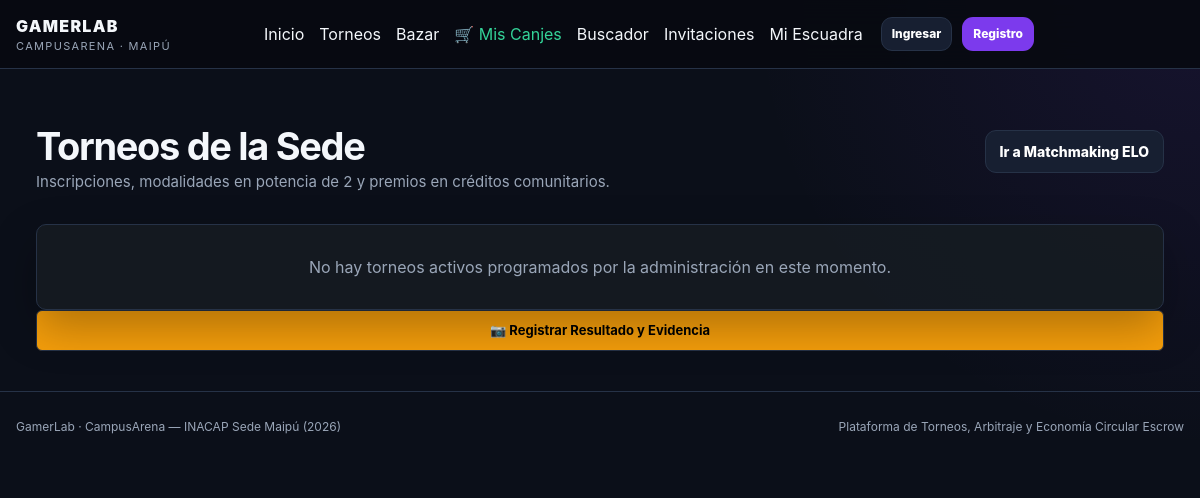
The page /torneos/ on the database as committed earlier.
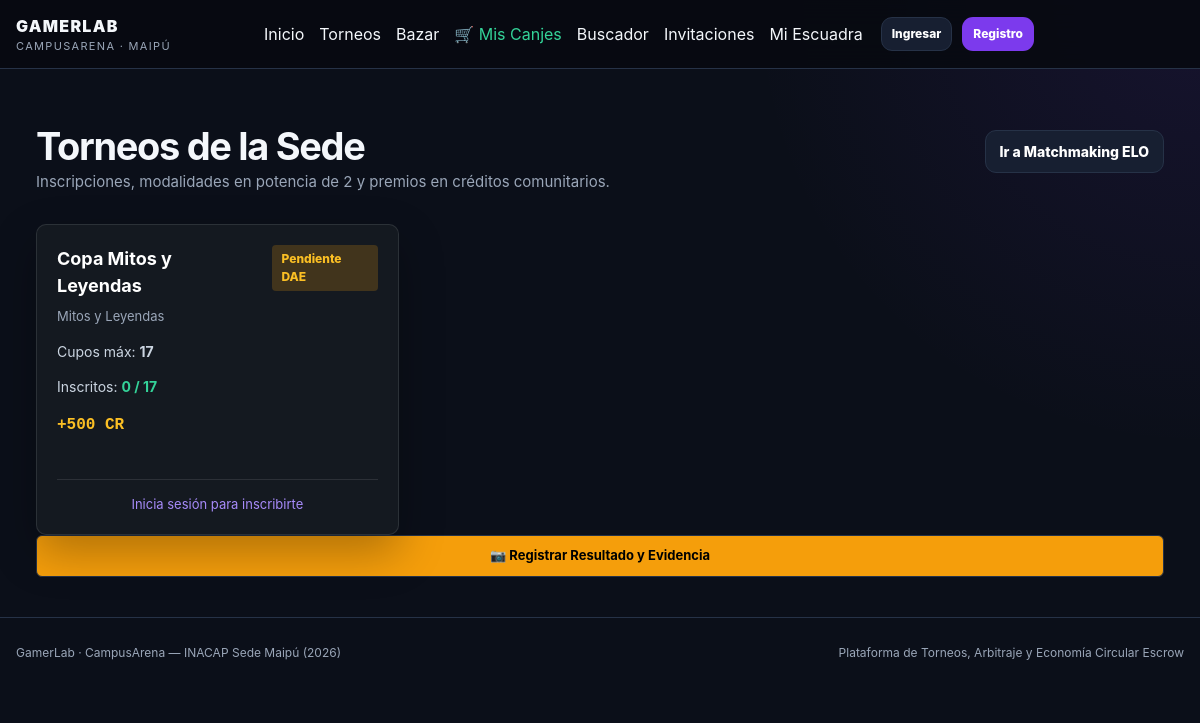
The same page on the database as committed later.
### torneos/models.py (models this page shows, shortened)
class Torneo(models.Model):
    id_torneo = models.AutoField(primary_key=True)
    nombre = models.CharField(max_length=150)
    juego = models.CharField(max_length=100, default="General")
    nivel_requerido = models.CharField(max_length=30, default='Abierto', choices=[
        ('Abierto', 'Abierto (Todos los niveles)'),
        ('Inicial', 'Inicial / Novato'),
        ('Intermedio', 'Intermedio'),
        ('Experto', 'Experto / Competitivo')
    ])
    cupos_maximos = models.IntegerField(default=16)
    premio_creditos = models.DecimalField(max_digits=10, decimal_places=2, default=1000.00)
    estado = models.CharField(max_length=20, default='Activo')
    validado_dae = models.BooleanField(default=False)
    fecha_inicio = models.DateTimeField(auto_now_add=True)
    laboratorio = models.CharField(max_length=50, blank=True, null=True)        # Ej: "L-3"
    fecha_reserva = models.DateField(blank=True, null=True)                    # Fecha de la final presencial
    horario_reserva = models.CharField(max_length=50, blank=True, null=True)   # Bloque horario

### torneos/views.py (the view)
# urls.py: path('torneos/', views.lista_torneos_view, name='lista_torneos'),
def lista_torneos_view(request):
    torneos = Torneo.objects.all().order_by('-id_torneo')
    return render(request, 'torneos.html', {'torneos': torneos})

### templates/torneos.html (shortened to what the changed rows need)
{% extends 'base.html' %}
{% block content %}
<main style="padding: 40px 20px;">
  <div class="container">
    <div class="section-head" style="display: flex; justify-content: space-between; align-items: center; margin-bottom: 30px; flex-wrap: wrap; gap: 15px;">
      <div>
        <h1 style="font-size: 38px; margin-bottom: 5px;">Torneos de la Sede</h1>
      </div>
    </div>
    <div id="tournament-grid" class="grid-4" style="display: grid; grid-template-columns: repeat(auto-fill, minmax(280px, 1fr)); gap: 20px;">
      {% for torneo in torneos %}
      <div class="card item-card" style="background: rgba(22, 27, 34, 0.9); border: 1px solid rgba(255,255,255,0.1); border-radius: 10px; padding: 20px; display: flex; flex-direction: column; justify-content: space-between;">
        <div>
          <div class="item-top" style="display: flex; justify-content: space-between; align-items: flex-start; margin-bottom: 12px;">
            <div>
              <h3 style="font-size: 18px; margin-bottom: 4px; color: #fff;">{{ torneo.nombre }}</h3>
              <small style="color: var(--muted, #9aa6b8); font-size: 13px;">{{ torneo.juego }}</small>
            </div>
            {% if torneo.validado_dae %}
              <span class="badge" style="background: rgba(16, 185, 129, 0.2); color: #34d399; padding: 4px 8px; border-radius: 4px; font-size: 12px;">Validado DAE</span>
            {% else %}
              <span class="badge" style="background: rgba(245, 158, 11, 0.2); color: #fbbf24; padding: 4px 8px; border-radius: 4px; font-size: 12px;">Pendiente DAE</span>
            {% endif %}
          </div>
          <p style="font-size: 14px; color: #cbd5e1; margin-bottom: 4px;">Cupos máx: <strong>{{ torneo.cupos_maximos }}</strong></p>
          <p style="font-size: 14px; color: #cbd5e1; margin-bottom: 10px;">Inscritos: <strong style="color: #34d399;">{{ torneo.escuadras_inscritas.count }} / {{ torneo.cupos_maximos }}</strong></p>
          <p class="item-price" style="font-size: 16px; font-weight: bold; color: #fbbf24; margin-bottom: 15px;">+{{ torneo.premio_creditos|floatformat:0 }} CR</p>
        </div>
        <div style="margin-top: 15px; border-top: 1px solid rgba(255,255,255,0.1); padding-top: 15px;">
          {% if user.is_authenticated %}
            {% if torneo.escuadras_inscritas.count < torneo.cupos_maximos %}
            <form action="{% url 'inscribir_torneo' torneo.pk %}" method="POST" style="display: flex; flex-direction: column; gap: 10px;">
            {% csrf_token %}
                <div class="field">
                  <input name="nombre_escuadra" placeholder="Nombre de Escuadra (Opcional)" style="width: 100%; padding: 8px 12px; border-radius: 6px; border: 1px solid rgba(255,255,255,0.2); background: #0d1117; color: #fff; font-size: 14px;">
                </div>
                <button type="submit" class="btn btn-success" style="width: 100%; padding: 10px; background: #10b981; border: none; color: #fff; border-radius: 6px; font-weight: bold; cursor: pointer; text-align: center;">Inscribir mi Escuadra</button>
              </form>
            {% else %}
              <div class="alert alert-danger text-center py-2 mb-0" style="background: rgba(239, 68, 68, 0.2); color: #f87171; border-radius: 6px; font-size: 13px;">
                Torneo Completado (Sin Cupos)
              </div>
            {% endif %}
          {% else %}
            <p style="text-align: center; font-size: 13px; margin: 0;"><a href="{% url 'login' %}" style="color: var(--primary-2, #818cf8); text-decoration: none;">Inicia sesión para inscribirte</a></p>
          {% endif %}
        </div>
      </div>
      {% empty %}
      <div class="card" style="grid-column: 1 / -1; padding: 30px; text-align: center; background: rgba(22, 27, 34, 0.9); border-radius: 10px;">
        <p style="color: #9aa6b8; margin: 0;">No hay torneos activos programados por la administración en este momento.</p>
      </div>
      {% endfor %}
    </div>
  </div>
</main>
{% endblock %}

Rows that differ between the two databases and show on the page:
added Torneo: nombre "Copa Mitos y Leyendas", juego "Mitos y Leyendas", validado_dae "Pendiente DAE", cupos_maximos "17", escuadras_inscritas.count "0", premio_creditos "500"
Other text that changed with them:
text no longer shown: "No hay torneos activos programados por la administración en este momento."
